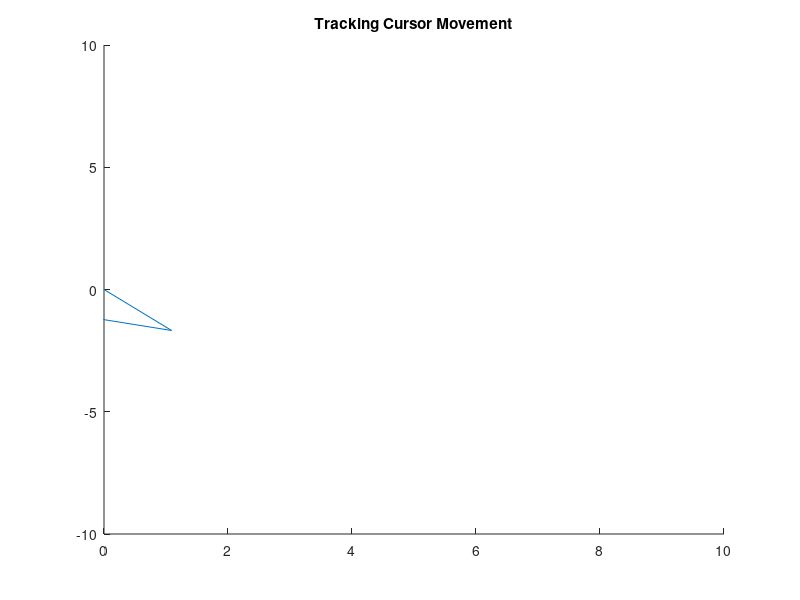

Here is the MATLAB script that generated this plot:
clear all
l1=2;
l2=5;

x1=3;
x2=4;

l3=sqrt(x1^2+x2^2);

if l3 > l1+l2
    disp('Cannot solve!');
end
    if x1>=0 && x2 >=0
        quad = 1;
    end
    if x1<0 && x2>=0
        quad = 2;
    end
    if x1<0 && x2<0
        quad = 3;
    end
    if x1>=0 && x2<0
        quad=4;
    end

C=(l2^2-x1^2-x2^2-l1^2)/(-2*l1*l3);
C1=1/sqrt(1-C^2);
CC=(x1^2+x2^2-l1^2-l2^2)/(-2*l1*l2);
C2=1/sqrt(1-CC^2);
xsum=l3^2;

t1=atan2(x2,x1)-acos(C);
t2=pi+t1-acos(CC);

t1deg=t1*180/pi;
t2deg=t2*180/pi;

% switch quad
%     case 1
%         t1testdeg=mod(t1testdeg,90);
%         t2testdeg=mod(t2testdeg,90);
%     case 2
%         t1testdeg=mod(t1testdeg,180);
%         t2testdeg=mod(t2testdeg,180);
%     case 3
%         t1testdeg=180+mod(t1testdeg,90);
%         t2testdeg=180+mod(t2testdeg,90);
%     case 4
%         t1testdeg=mod(t1testdeg,360);
%         t2testdeg=mod(t2testdeg,360);
% end
Ji=zeros(2,2);
Cder=(1/(l1*l3))+((l2^2-x1^2-x2^2-l1^2)*1)/(2*l1*l3^3);

Ji(1,1)=-x2/xsum+x1*C1*Cder;
Ji(1,2)=x1/xsum+x2*C1*Cder;
Ji(2,1)=-x2/xsum+x1*C1*Cder-x1*C2/(l1*l2);
Ji(2,2)=x1/xsum+x2*C1*Cder-x2*C2/(l1*l2);

h1=line([0 l1*cos(t1)],[0 l1*sin(t1)]);
hold on
h2=line([l1*cos(t1) x1],[l1*sin(t1) x2]);
xlim([0 10]);
ylim([-10 10]);
title('Tracking Cursor Movement');
t=1;
v=0;
theta=[t1;t2];
while v<10
dx = [input('Change in x1'); input('Change in x2')];
dt = Ji*dx;
theta=theta+dt*t;
delete(h1);
delete(h2);
h1=line([0 l1*cos(theta(1))],[0 l1*sin(theta(1))]);
h2=line([l1*cos(theta(1)) l1*cos(theta(1))+l2*cos(theta(2))],[l1*sin(theta(1)) l1*sin(theta(1))+l2*sin(theta(2))]);
v=v+1;
x1=x1+dx(1);
x2=x2+dx(2);
l1*cos(theta(1))+l2*cos(theta(2));
l1*sin(theta(1))+l2*sin(theta(2));
end
hold off
